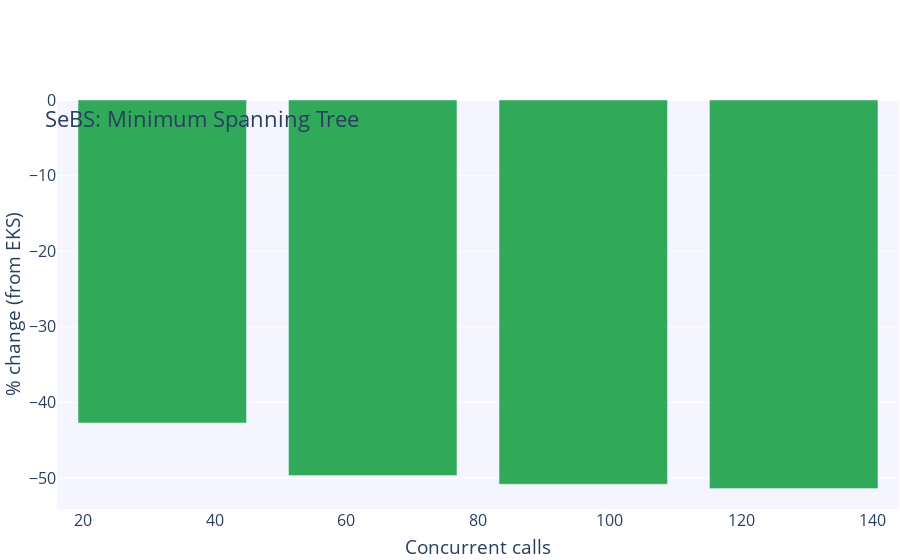

Notebook code cell kept with this figure:
### Code cell
fig = go.Figure()

# Add figure title
fig.update_layout(
    barmode='group',
    legend=dict(
        orientation="h",
        yanchor="bottom",
        y=1.02,
        xanchor="center",
        x=0.47
    ),
    margin=dict(
        # t=0,
        b=1,
        l=1,
        r=1,
        autoexpand=True
    ),
    font=dict(
        size=16
    ),
    title={
        'text': "SeBS: Minimum Spanning Tree",
        'y':0.8,
        'yanchor': 'top'},
    xaxis_title_text='Concurrent calls',
    yaxis_title_text='% change (from EKS)',
    plot_bgcolor=bgColor
)

data=[]
for i, k in enumerate(list(clusters.keys())[:-1], start=3):
    y_data=[]
    for c in concurrent_calls:
        kops_mean=sebs_df[k]['mst'][c]['runtime'].mean()
        eks_mean=sebs_df['EKS 8x 8vCPU 16Gb arm64']['mst'][c]['runtime'].mean()
        percent_change=(kops_mean - eks_mean) * 100 / eks_mean
        y_data.append(percent_change)
    fig.add_trace(go.Bar(name=k, x=concurrent_calls, y=y_data, marker_color=colorPallet[i]))

fig.show()

# Save graph
if not os.path.exists("graphs"):
    os.mkdir("graphs")
fig.write_image("graphs/sebs_arm64_mst_percentage_difference.png", width=baseFigureWidth, height=baseFigureHeight)

### Figure 1 — Plotly figure (JSON) as saved in the notebook; plotly's stock layout.template omitted (floating-point values rounded to 4 significant figures)
{"data": [{"marker": {"color": "rgba(49, 169, 90, 255)"}, "name": "kOps 8x 8vCPU 16Gb arm64", "type": "bar", "x": [32, 64, 96, 128], "y": [-42.71, -49.66, -50.81, -51.38]}], "layout": {"autosize": true, "barmode": "group", "font": {"size": 16}, "legend": {"orientation": "h", "x": 0.47, "xanchor": "center", "y": 1.02, "yanchor": "bottom"}, "margin": {"autoexpand": true, "b": 1, "l": 1, "r": 1}, "plot_bgcolor": "rgba(245,245,255,255)", "title": {"text": "SeBS: Minimum Spanning Tree", "y": 0.8, "yanchor": "top"}, "xaxis": {"autorange": true, "range": [16, 144], "title": {"text": "Concurrent calls"}, "type": "linear"}, "yaxis": {"autorange": true, "range": [-54.09, 0], "title": {"text": "% change (from EKS)"}, "type": "linear"}}}
